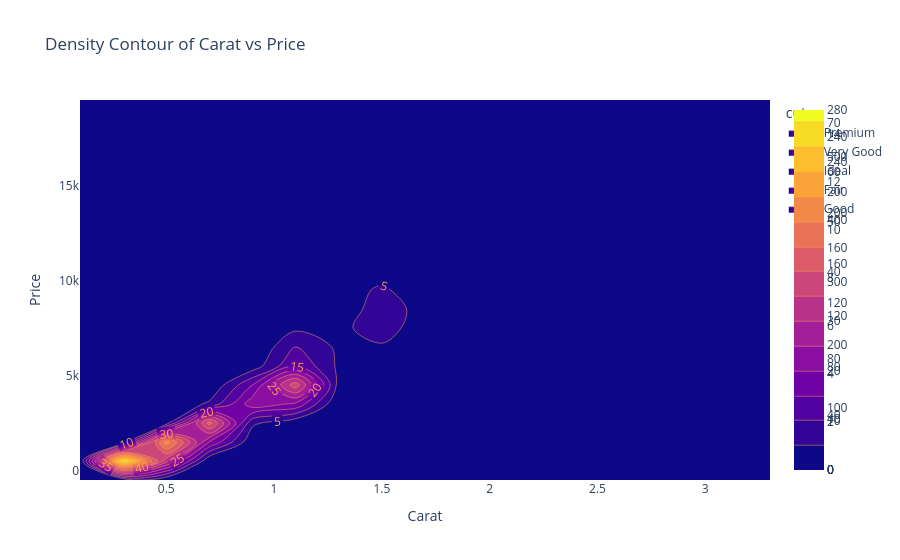

The notebook cell saved with this chart:
### Code cell
# Density Contour plot
fig = px.density_contour(df, x='carat', y='price', color='cut', title='Density Contour of Carat vs Price')
fig.update_traces(contours_coloring='fill', contours_showlabels=True)
fig.update_layout(title='Density Contour of Carat vs Price', xaxis_title='Carat', yaxis_title='Price')
fig.show()

### Figure 1 — Plotly figure (JSON) as saved in the notebook; plotly's stock layout.template omitted (floating-point values rounded to 4 significant figures; data arrays with more than 128 entries replaced by an {"elided": "..."} marker saying what was removed)
{"data": [{"contours": {"coloring": "fill", "showlabels": true}, "hovertemplate": "cut=Premium<br>carat=%{x}<br>price=%{y}<br>count=%{z}<extra></extra>", "legendgroup": "Premium", "line": {"color": "#636efa"}, "name": "Premium", "showlegend": true, "type": "histogram2dcontour", "x": {"elided": "1447 float values"}, "xaxis": "x", "xbingroup": "x", "y": {"elided": "1447 int values"}, "yaxis": "y", "ybingroup": "y"}, {"contours": {"coloring": "fill", "showlabels": true}, "hovertemplate": "cut=Very Good<br>carat=%{x}<br>price=%{y}<br>count=%{z}<extra></extra>", "legendgroup": "Very Good", "line": {"color": "#EF553B"}, "name": "Very Good", "showlegend": true, "type": "histogram2dcontour", "x": {"elided": "1195 float values"}, "xaxis": "x", "xbingroup": "x", "y": {"elided": "1195 int values"}, "yaxis": "y", "ybingroup": "y"}, {"contours": {"coloring": "fill", "showlabels": true}, "hovertemplate": "cut=Ideal<br>carat=%{x}<br>price=%{y}<br>count=%{z}<extra></extra>", "legendgroup": "Ideal", "line": {"color": "#00cc96"}, "name": "Ideal", "showlegend": true, "type": "histogram2dcontour", "x": {"elided": "2127 float values"}, "xaxis": "x", "xbingroup": "x", "y": {"elided": "2127 int values"}, "yaxis": "y", "ybingroup": "y"}, {"contours": {"coloring": "fill", "showlabels": true}, "hovertemplate": "cut=Fair<br>carat=%{x}<br>price=%{y}<br>count=%{z}<extra></extra>", "legendgroup": "Fair", "line": {"color": "#ab63fa"}, "name": "Fair", "showlegend": true, "type": "histogram2dcontour", "x": {"elided": "168 float values"}, "xaxis": "x", "xbingroup": "x", "y": {"elided": "168 int values"}, "yaxis": "y", "ybingroup": "y"}, {"contours": {"coloring": "fill", "showlabels": true}, "hovertemplate": "cut=Good<br>carat=%{x}<br>price=%{y}<br>count=%{z}<extra></extra>", "legendgroup": "Good", "line": {"color": "#FFA15A"}, "name": "Good", "showlegend": true, "type": "histogram2dcontour", "x": {"elided": "457 float values"}, "xaxis": "x", "xbingroup": "x", "y": {"elided": "457 int values"}, "yaxis": "y", "ybingroup": "y"}], "layout": {"legend": {"title": {"text": "cut"}, "tracegroupgap": 0}, "title": {"text": "Density Contour of Carat vs Price"}, "xaxis": {"anchor": "y", "domain": [0, 1], "title": {"text": "Carat"}}, "yaxis": {"anchor": "x", "domain": [0, 1], "title": {"text": "Price"}}}}
